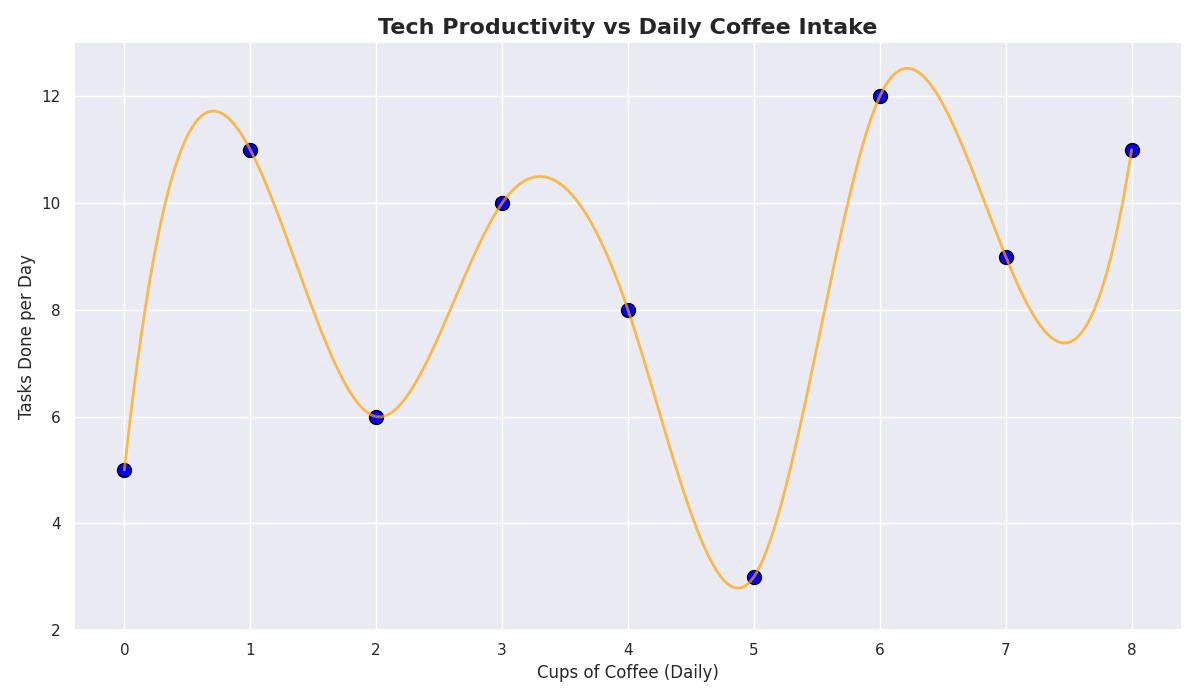

Reproduce this figure in Python.
import numpy as np
import matplotlib.pyplot as plt
from scipy.interpolate import make_interp_spline

coffee_consumption = np.array([0, 1, 2, 3, 4, 5, 6, 7, 8])
productivity = np.array([5, 11, 6, 10, 8, 3, 12, 9, 11])

coffee_spline = make_interp_spline(coffee_consumption, productivity)
coffee_new = np.linspace(0, 8, 300)
productivity_smooth = coffee_spline(coffee_new)

plt.figure(figsize=(12, 7))
plt.scatter(coffee_consumption, productivity, color='blue', s=100, edgecolor='black')
plt.plot(coffee_new, productivity_smooth, color='orange', linestyle='-', linewidth=2, alpha=0.7)

plt.title('Tech Productivity vs Daily Coffee Intake', fontsize=16, fontweight='bold')
plt.xlabel('Cups of Coffee (Daily)', fontsize=12)
plt.ylabel('Tasks Done per Day', fontsize=12)

plt.xticks(np.arange(0, 9, step=1))
plt.yticks(np.arange(2, 14, step=2))
plt.tight_layout()
plt.show()
